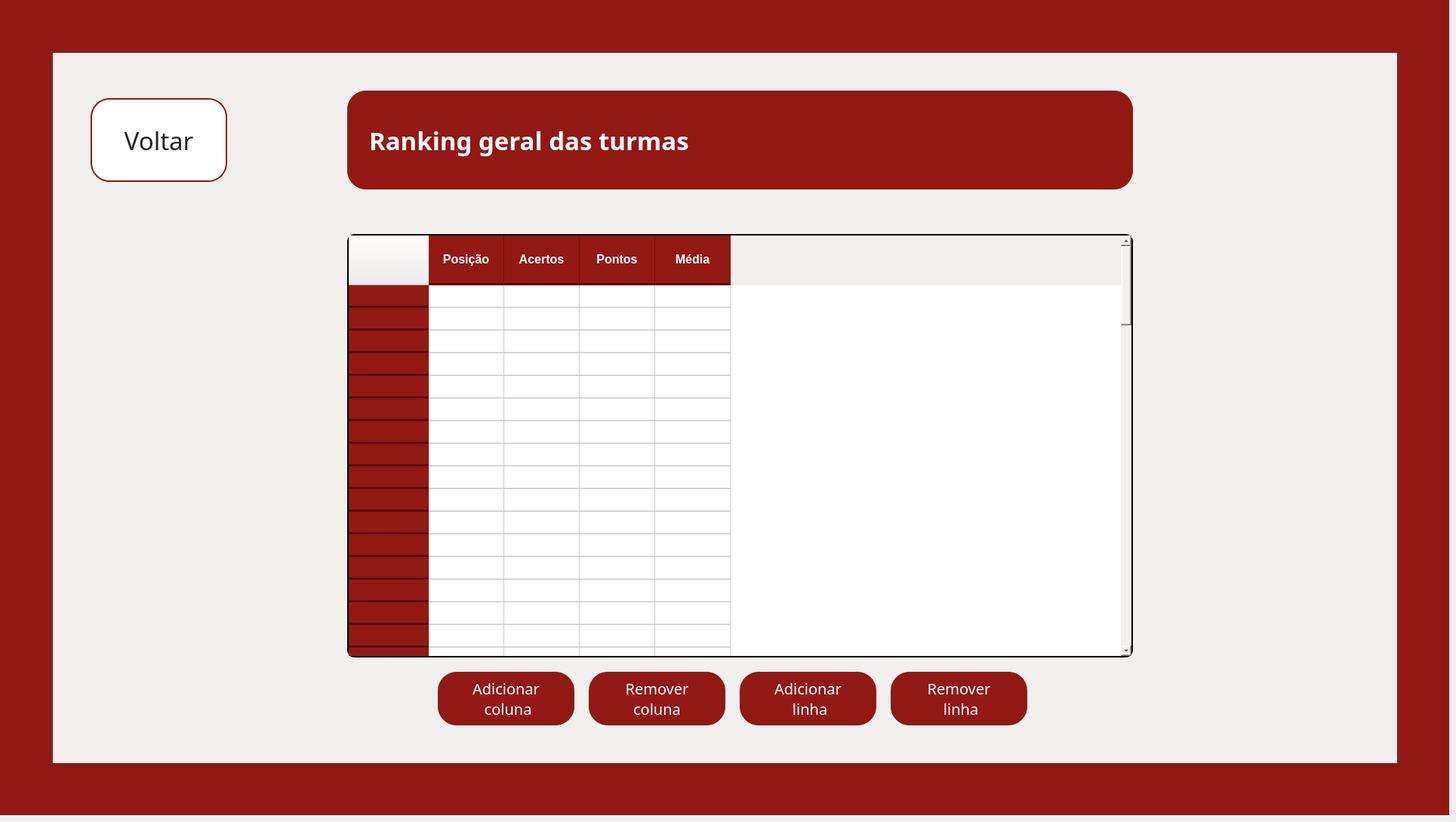
    <widget class="QWidget" name="pg_rankingturmas">
     <widget class="QWidget" name="fundo_rankingturmas" native="true">
      <property name="geometry">
       <rect>
        <x>0</x>
        <y>0</y>
        <width>1920</width>
        <height>1080</height>
       </rect>
      </property>
      <property name="styleSheet">
       <string notr="true">background-color: #921913;</string>
      </property>
      <widget class="QWidget" name="container_rankingturmas" native="true">
       <property name="geometry">
        <rect>
         <x>70</x>
         <y>70</y>
         <width>1781</width>
         <height>941</height>
        </rect>
       </property>
       <property name="styleSheet">
        <string notr="true">background-color: #F2F0EF;
</string>
       </property>
       <widget class="QLabel" name="lbl_titulo_rankingturmas">
        <property name="geometry">
         <rect>
          <x>390</x>
          <y>50</y>
          <width>1041</width>
          <height>131</height>
         </rect>
        </property>
        <property name="font">
         <font>
          <family>Arbutus Slab</family>
          <pointsize>25</pointsize>
          <weight>75</weight>
          <bold>true</bold>
         </font>
        </property>
        <property name="cursor">
         <cursorShape>ArrowCursor</cursorShape>
        </property>
        <property name="styleSheet">
         <string notr="true">background-color: #921913;
border: 2px solid #921913;
border-radius: 25px;
color: white;
padding: 0 18px</string>
        </property>
        <property name="text">
         <string>Ranking geral das turmas</string>
        </property>
        <property name="textFormat">
         <enum>Qt::PlainText</enum>
        </property>
        <property name="wordWrap">
         <bool>true</bool>
        </property>
       </widget>
       <widget class="QLabel" name="lbl_col1_rankingturmas">
        <property name="geometry">
         <rect>
          <x>10</x>
          <y>0</y>
          <width>471</width>
          <height>491</height>
         </rect>
        </property>
        <property name="styleSheet">
         <string notr="true">border: transparent;
background-color: transparent;</string>
        </property>
        <property name="text">
         <string/>
        </property>
        <property name="pixmap">
         <pixmap>../../assets/images/fundoetec.png</pixmap>
        </property>
        <property name="scaledContents">
         <bool>true</bool>
        </property>
       </widget>
       <widget class="QLabel" name="lbl_col2_rankingturmas">
        <property name="geometry">
         <rect>
          <x>10</x>
          <y>460</y>
          <width>471</width>
          <height>481</height>
         </rect>
        </property>
        <property name="styleSheet">
         <string notr="true">border: transparent;
background-color: transparent;</string>
        </property>
        <property name="text">
         <string/>
        </property>
        <property name="pixmap">
         <pixmap>../../assets/images/fundoetec.png</pixmap>
        </property>
        <property name="scaledContents">
         <bool>true</bool>
        </property>
       </widget>
       <widget class="QLabel" name="lbl_col3_rankingturmas">
        <property name="geometry">
         <rect>
          <x>470</x>
          <y>450</y>
          <width>491</width>
          <height>481</height>
         </rect>
        </property>
        <property name="styleSheet">
         <string notr="true">border: transparent;
background-color: transparent;</string>
        </property>
        <property name="text">
         <string/>
        </property>
        <property name="pixmap">
         <pixmap>../../assets/images/fundoetec.png</pixmap>
        </property>
        <property name="scaledContents">
         <bool>true</bool>
        </property>
       </widget>
       <widget class="QLabel" name="lbl_col4_rankingturmas">
        <property name="geometry">
         <rect>
          <x>500</x>
          <y>10</y>
          <width>471</width>
          <height>431</height>
         </rect>
        </property>
        <property name="styleSheet">
         <string notr="true">border: transparent;
background-color: transparent;</string>
        </property>
        <property name="text">
         <string/>
        </property>
        <property name="pixmap">
         <pixmap>../../assets/images/fundoetec.png</pixmap>
        </property>
        <property name="scaledContents">
         <bool>true</bool>
        </property>
       </widget>
       <widget class="QLabel" name="lbl_col5_rankingturmas">
        <property name="geometry">
         <rect>
          <x>970</x>
          <y>0</y>
          <width>411</width>
          <height>481</height>
         </rect>
        </property>
        <property name="styleSheet">
         <string notr="true">border: transparent;
background-color: transparent;</string>
        </property>
        <property name="text">
         <string/>
        </property>
        <property name="pixmap">
         <pixmap>../../assets/images/fundoetec.png</pixmap>
        </property>
        <property name="scaledContents">
         <bool>true</bool>
        </property>
       </widget>
       <widget class="QLabel" name="lbl_col6_rankingturmas">
        <property name="geometry">
         <rect>
          <x>1380</x>
          <y>10</y>
          <width>421</width>
          <height>481</height>
         </rect>
        </property>
        <property name="styleSheet">
         <string notr="true">border: transparent;
background-color: transparent;</string>
        </property>
        <property name="text">
         <string/>
        </property>
        <property name="pixmap">
         <pixmap>../../assets/images/fundoetec.png</pixmap>
        </property>
        <property name="scaledContents">
         <bool>true</bool>
        </property>
       </widget>
       <widget class="QLabel" name="lbl_col7_rankingturmas">
        <property name="geometry">
         <rect>
          <x>1780</x>
          <y>820</y>
          <width>471</width>
          <height>481</height>
         </rect>
        </property>
        <property name="styleSheet">
         <string notr="true">border: transparent;
background-color: transparent;</string>
        </property>
        <property name="text">
         <string/>
        </property>
        <property name="pixmap">
         <pixmap>../../assets/images/fundoetec.png</pixmap>
        </property>
        <property name="scaledContents">
         <bool>true</bool>
        </property>
       </widget>
       <widget class="QLabel" name="lbl_col8_rankingturmas">
        <property name="geometry">
         <rect>
          <x>950</x>
          <y>460</y>
          <width>451</width>
          <height>471</height>
         </rect>
        </property>
        <property name="styleSheet">
         <string notr="true">border: transparent;
background-color: transparent;</string>
        </property>
        <property name="text">
         <string/>
        </property>
        <property name="pixmap">
         <pixmap>../../assets/images/fundoetec.png</pixmap>
        </property>
        <property name="scaledContents">
         <bool>true</bool>
        </property>
       </widget>
       <widget class="QLabel" name="lbl_rodape_rankingturmas">
        <property name="geometry">
         <rect>
          <x>1350</x>
          <y>470</y>
          <width>441</width>
          <height>471</height>
         </rect>
        </property>
        <property name="styleSheet">
         <string notr="true">border: transparent;
background-color: transparent;</string>
        </property>
        <property name="text">
         <string/>
        </property>
        <property name="pixmap">
         <pixmap>../../assets/images/fundoetec.png</pixmap>
        </property>
        <property name="scaledContents">
         <bool>true</bool>
        </property>
       </widget>
       <widget class="QTableWidget" name="tabela_rankingturmas">
        <property name="geometry">
         <rect>
          <x>390</x>
          <y>240</y>
          <width>1041</width>
          <height>561</height>
         </rect>
        </property>
        <property name="font">
         <font>
          <family>Arbutus Slab</family>
          <pointsize>-1</pointsize>
         </font>
        </property>
        <property name="styleSheet">
         <string notr="true">QTableWidget {
    background-color: white;
    color: #222222;
    gridline-color: #cccccc;
    border: 2px solid black;
    border-radius: 10px;
    font-size: 16px;
    font-family: &quot;Arbutus Slab&quot;;
}
QTableWidget::item {
    padding: 10px 14px;
    border-bottom: 1px solid #e0e0e0;
    color: #222222;
}
QTableWidget::item:selected {
    background-color: #f2c4c3;
    color: #921913;
}
QTableWidget::item:alternate {
    background-color: #f7f7f7;
}
QHeaderView::section {
    background-color: #921913;
    color: white;
    border: none;
    border-right: 1px solid #7a100e;
    border-bottom: 3px solid #5a0c0a;
    padding: 14px 10px;
    font-size: 16px;
    font-weight: bold;
    font-family: &quot;Arbutus Slab&quot;;
}
QScrollBar:vertical {
    background: #f0f0f0;
    width: 14px;
    border-radius: 7px;
}
QScrollBar::handle:vertical {
    background: #921913;
    border-radius: 7px;
    min-height: 30px;
}</string>
        </property>
        <property name="selectionBehavior">
         <enum>QAbstractItemView::SelectItems</enum>
        </property>
        <property name="columnCount">
         <number>4</number>
        </property>
        <row>
         <property name="text">
          <string>Nova linha</string>
         </property>
        </row>
        <row>
         <property name="text">
          <string>Nova linha</string>
         </property>
        </row>
        <row>
         <property name="text">
          <string>Nova linha</string>
         </property>
        </row>
        <row>
         <property name="text">
          <string>Nova linha</string>
         </property>
        </row>
        <row>
         <property name="text">
          <string>Nova linha</string>
         </property>
        </row>
        <row>
         <property name="text">
          <string>Nova linha</string>
         </property>
        </row>
        <row>
         <property name="text">
          <string>Nova linha</string>
         </property>
        </row>
        <row>
         <property name="text">
          <string>Nova linha</string>
         </property>
        </row>
        <row>
         <property name="text">
          <string>Nova linha</string>
         </property>
        </row>
        <row>
         <property name="text">
          <string>Nova linha</string>
         </property>
        </row>
        <row>
         <property name="text">
          <string>Nova linha</string>
         </property>
        </row>
        <row>
         <property name="text">
          <string>Nova linha</string>
         </property>
        </row>
        <row>
         <property name="text">
          <string>Nova linha</string>
         </property>
        </row>
        <row>
         <property name="text">
          <string>Nova linha</string>
         </property>
        </row>
        <row>
         <property name="text">
          <string>Nova linha</string>
         </property>
        </row>
        <row>
         <property name="text">
          <string>Nova linha</string>
         </property>
        </row>
        <row>
         <property name="text">
          <string>Nova linha</string>
         </property>
        </row>
        <row>
         <property name="text">
          <string>Nova linha</string>
         </property>
        </row>
        <row>
         <property name="text">
          <string>Nova linha</string>
         </property>
        </row>
        <row>
         <property name="text">
          <string>Nova linha</string>
         </property>
        </row>
        <row>
         <property name="text">
          <string>Nova linha</string>
         </property>
        </row>
        <row>
         <property name="text">
          <string>Nova linha</string>
         </property>
        </row>
        <row>
         <property name="text">
          <string>Nova linha</string>
         </property>
        </row>
        <row>
         <property name="text">
          <string>Nova linha</string>
         </property>
        </row>
        <row>
         <property name="text">
          <string>Nova linha</string>
         </property>
        </row>
        <row>
         <property name="text">
          <string>Nova linha</string>
         </property>
        </row>
        <row>
         <property name="text">
          <string>Nova linha</string>
         </property>
        </row>
        <row>
         <property name="text">
          <string>Nova linha</string>
         </property>
        </row>
        <row>
         <property name="text">
          <string>Nova linha</string>
         </property>
        </row>
        <row>
         <property name="text">
          <string>Nova linha</string>
         </property>
        </row>
        <row>
         <property name="text">
          <string>Nova linha</string>
         </property>
        </row>
        <row>
         <property name="text">
          <string>Nova linha</string>
         </property>
        </row>
        <row>
         <property name="text">
          <string>Nova linha</string>
         </property>
        </row>
        <row>
         <property name="text">
          <string>Nova linha</string>
         </property>
        </row>
        <row>
         <property name="text">
          <string>Nova linha</string>
         </property>
        </row>
        <row>
         <property name="text">
          <string>Nova linha</string>
         </property>
        </row>
        <row>
         <property name="text">
          <string>Nova linha</string>
         </property>
        </row>
        <row>
         <property name="text">
          <string>Nova linha</string>
         </property>
        </row>
        <row>
         <property name="text">
          <string>Nova linha</string>
         </property>
        </row>
        <row>
         <property name="text">
          <string>Nova linha</string>
         </property>
        </row>
        <row>
         <property name="text">
          <string>Nova linha</string>
         </property>
        </row>
        <row>
         <property name="text">
          <string>Nova linha</string>
         </property>
        </row>
        <row>
         <property name="text">
          <string>Nova linha</string>
         </property>
        </row>
        <row>
         <property name="text">
          <string>Nova linha</string>
         </property>
        </row>
        <row>
         <property name="text">
          <string>Nova linha</string>
         </property>
        </row>
        <row>
         <property name="text">
          <string>Nova linha</string>
         </property>
        </row>
        <row>
         <property name="text">
          <string>Nova linha</string>
         </property>
        </row>
        <row>
         <property name="text">
          <string>Nova linha</string>
         </property>
        </row>
        <row>
         <property name="text">
          <string>Nova linha</string>
         </property>
        </row>
        <row>
         <property name="text">
          <string>Nova linha</string>
         </property>
        </row>
        <row>
         <property name="text">
          <string>Nova linha</string>
         </property>
        </row>
        <row>
         <property name="text">
          <string>Nova linha</string>
         </property>
        </row>
        <row>
         <property name="text">
          <string>Nova linha</string>
         </property>
        </row>
        <row>
         <property name="text">
          <string>Nova linha</string>
         </property>
        </row>
        <row>
         <property name="text">
          <string>Nova linha</string>
         </property>
        </row>
        <row>
         <property name="text">
          <string>Nova linha</string>
         </property>
        </row>
        <row>
         <property name="text">
          <string>Nova linha</string>
         </property>
        </row>
        <row>
         <property name="text">
          <string>Nova linha</string>
         </property>
        </row>
        <row>
         <property name="text">
          <string>Nova linha</string>
         </property>
        </row>
        <row>
         <property name="text">
          <string>Nova linha</string>
         </property>
        </row>
        <row>
         <property name="text">
          <string>Nova linha</string>
         </property>
        </row>
        <row>
         <property name="text">
          <string>Nova linha</string>
         </property>
        </row>
        <row>
         <property name="text">
          <string>Nova linha</string>
         </property>
        </row>
        <row>
         <property name="text">
          <string>Nova linha</string>
         </property>
        </row>
        <row>
         <property name="text">
          <string>Nova linha</string>
         </property>
        </row>
        <row>
         <property name="text">
          <string>Nova linha</string>
         </property>
        </row>
        <row>
         <property name="text">
          <string>Nova linha</string>
         </property>
        </row>
        <row>
         <property name="text">
          <string>Nova linha</string>
         </property>
        </row>
        <row>
         <property name="text">
          <string>Nova linha</string>
         </property>
        </row>
        <row>
         <property name="text">
          <string>Nova linha</string>
         </property>
        </row>
        <row>
         <property name="text">
          <string>Nova linha</string>
         </property>
        </row>
        <row>
         <property name="text">
          <string>Nova linha</string>
         </property>
        </row>
        <row>
         <property name="text">
          <string>Nova linha</string>
         </property>
        </row>
        <row>
         <property name="text">
          <string>Nova linha</string>
         </property>
        </row>
        <row>
         <property name="text">
          <string>Nova linha</string>
         </property>
        </row>
        <row>
         <property name="text">
          <string>Nova linha</string>
         </property>
        </row>
        <row>
         <property name="text">
          <string>Nova linha</string>
         </property>
        </row>
        <row>
         <property name="text">
          <string>Nova linha</string>
         </property>
        </row>
        <row>
         <property name="text">
          <string>Nova linha</string>
         </property>
        </row>
        <row>
         <property name="text">
          <string>Nova linha</string>
         </property>
        </row>
        <column>
         <property name="text">
          <string>Posição</string>
         </property>
        </column>
        <column>
         <property name="text">
          <string>Acertos</string>
         </property>
         <property name="font">
          <font>
           <pointsize>9</pointsize>
          </font>
         </property>
        </column>
        <column>
         <property name="text">
          <string>Pontos</string>
         </property>
         <property name="font">
          <font>
           <pointsize>20</pointsize>
          </font>
         </property>
        </column>
        <column>
         <property name="text">
          <string>Média</string>
         </property>
        </column>
        <item row="0" column="0">
         <property name="text">
          <string/>
         </property>
         <property name="font">
          <font>
           <pointsize>14</pointsize>
          </font>
         </property>
        </item>
       </widget>
       <widget class="QPushButton" name="btn_voltarpararanking2_3">
        <property name="geometry">
         <rect>
          <x>50</x>
          <y>60</y>
          <width>181</width>
          <height>111</height>
         </rect>
        </property>
        <property name="font">
         <font>
          <family>Arbutus Slab</family>
          <pointsize>25</pointsize>
         </font>
        </property>
        <property name="styleSheet">
         <string notr="true">background-color: white;
border: 2px solid #921913;
border-radius: 25px;
color: #222222;
padding: 0 18px</string>
        </property>
        <property name="text">
         <string>Voltar</string>
        </property>
       </widget>
       <widget class="QLabel" name="lbl_logo_cps_rankingturmas">
        <property name="geometry">
         <rect>
          <x>1550</x>
          <y>940</y>
          <width>111</width>
          <height>71</height>
         </rect>
        </property>
        <property name="text">
         <string/>
        </property>
        <property name="pixmap">
         <pixmap>../../assets/images/logocps.png</pixmap>
        </property>
        <property name="scaledContents">
         <bool>true</bool>
        </property>
       </widget>
       <widget class="QLabel" name="lbl_logo_etec_rankingturmas">
        <property name="geometry">
         <rect>
          <x>1690</x>
          <y>950</y>
          <width>151</width>
          <height>91</height>
         </rect>
        </property>
        <property name="text">
         <string/>
        </property>
        <property name="pixmap">
         <pixmap>../../assets/images/logoetec.png</pixmap>
        </property>
        <property name="scaledContents">
         <bool>true</bool>
        </property>
       </widget>
       <widget class="QPushButton" name="btn_voltarpararanking2_12">
        <property name="geometry">
         <rect>
          <x>510</x>
          <y>820</y>
          <width>181</width>
          <height>71</height>
         </rect>
        </property>
        <property name="font">
         <font>
          <family>Arbutus Slab</family>
          <pointsize>15</pointsize>
         </font>
        </property>
        <property name="styleSheet">
         <string notr="true">QPushButton{
    background-color: #921913;
    border: none;
    border-radius: 25px;
    color: white;
}

QPushButton:hover{
    background-color: #7a1410;
}

QPushButton:pressed{
    background-color: #5a0f0c;
}</string>
        </property>
        <property name="text">
         <string>Adicionar 
 coluna</string>
        </property>
       </widget>
       <widget class="QPushButton" name="btn_voltarpararanking2_13">
        <property name="geometry">
         <rect>
          <x>710</x>
          <y>820</y>
          <width>181</width>
          <height>71</height>
         </rect>
        </property>
        <property name="font">
         <font>
          <family>Arbutus Slab</family>
          <pointsize>15</pointsize>
         </font>
        </property>
        <property name="styleSheet">
         <string notr="true">QPushButton{
    background-color: #921913;
    border: none;
    border-radius: 25px;
    color: white;
}

QPushButton:hover{
    background-color: #7a1410;
}

QPushButton:pressed{
    background-color: #5a0f0c;
}</string>
        </property>
        <property name="text">
         <string>Remover 
coluna</string>
        </property>
       </widget>
       <widget class="QPushButton" name="btn_voltarpararanking2_14">
        <property name="geometry">
         <rect>
          <x>910</x>
          <y>820</y>
          <width>181</width>
          <height>71</height>
         </rect>
        </property>
        <property name="font">
         <font>
          <family>Arbutus Slab</family>
          <pointsize>15</pointsize>
         </font>
        </property>
        <property name="styleSheet">
         <string notr="true">QPushButton{
    background-color: #921913;
    border: none;
    border-radius: 25px;
    color: white;
}

QPushButton:hover{
    background-color: #7a1410;
}

QPushButton:pressed{
    background-color: #5a0f0c;
}</string>
        </property>
        <property name="text">
         <string>Adicionar 
 linha</string>
        </property>
       </widget>
       <widget class="QPushButton" name="btn_voltarpararanking2_15">
        <property name="geometry">
         <rect>
          <x>1110</x>
          <y>820</y>
          <width>181</width>
          <height>71</height>
         </rect>
        </property>
        <property name="font">
         <font>
          <family>Arbutus Slab</family>
          <pointsize>15</pointsize>
         </font>
        </property>
        <property name="styleSheet">
         <string notr="true">QPushButton{
    background-color: #921913;
    border: none;
    border-radius: 25px;
    color: white;
}

QPushButton:hover{
    background-color: #7a1410;
}

QPushButton:pressed{
    background-color: #5a0f0c;
}</string>
        </property>
        <property name="text">
         <string>Remover 
 linha</string>
        </property>
       </widget>
       <zorder>lbl_col6_rankingturmas</zorder>
       <zorder>lbl_rodape_rankingturmas</zorder>
       <zorder>lbl_logo_cps_rankingturmas</zorder>
       <zorder>lbl_logo_etec_rankingturmas</zorder>
       <zorder>lbl_col1_rankingturmas</zorder>
       <zorder>lbl_col2_rankingturmas</zorder>
       <zorder>lbl_col5_rankingturmas</zorder>
       <zorder>lbl_col4_rankingturmas</zorder>
       <zorder>lbl_titulo_rankingturmas</zorder>
       <zorder>lbl_col3_rankingturmas</zorder>
       <zorder>lbl_col7_rankingturmas</zorder>
       <zorder>lbl_col8_rankingturmas</zorder>
       <zorder>tabela_rankingturmas</zorder>
       <zorder>btn_voltarpararanking2_3</zorder>
       <zorder>btn_voltarpararanking2_12</zorder>
       <zorder>btn_voltarpararanking2_13</zorder>
       <zorder>btn_voltarpararanking2_14</zorder>
       <zorder>btn_voltarpararanking2_15</zorder>
      </widget>
     </widget>
    </widget>
